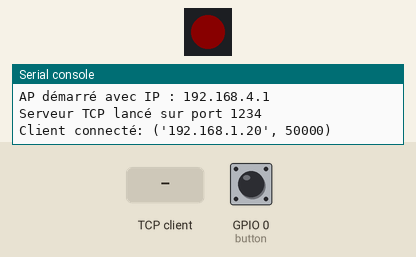
This program was run on a simulated ESP32 board running MicroPython. Shown: 1 RGB LEDs in strip order, left to right, the last lines printed to the serial console. The inputs (shaded band) are chosen by the test bench; at power-on: GPIO 0 (button) HIGH. Dim RGB values are drawn brighter than linear; the board's own WiFi access point starts at once; one TCP client connects 1 s after the port opens and stays connected.

Above: at 1.2 s.
1.3 s: the TCP client sends "CHANGE\n"
At 2.4 s:
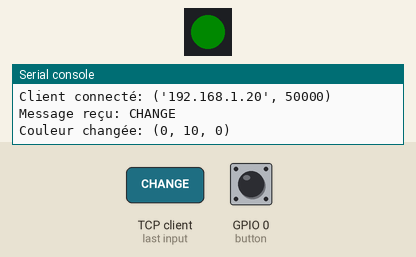
4.3 s: GPIO 0 (button) pulled LOW for 3.2 s
At 4.9 s:
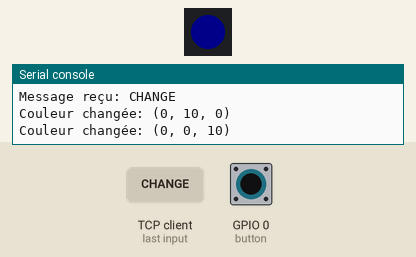
10.5 s: GPIO 0 (button) pulled LOW for 0.15 s
At 11.7 s:
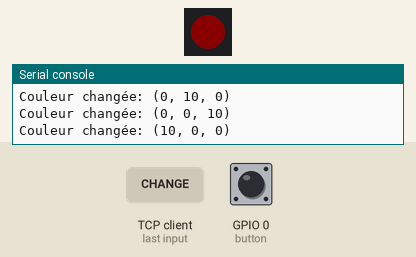
13.6 s: GPIO 0 (button) pulled LOW for 1 s
At 14.4 s:
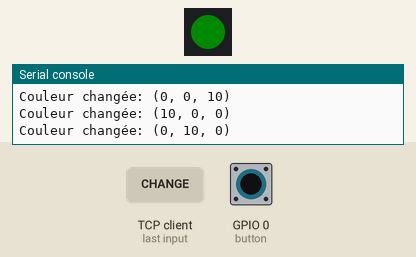
Timing chart, 0 to 18.6 s (numbered marks = the images above; inputs shaded):
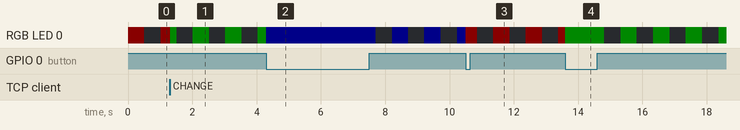

The program:

main.py
```python
from machine import Pin
from neopixel import NeoPixel
import network
import socket
import time

# --- LED setup ---
pin = Pin(48, Pin.OUT)
neo = NeoPixel(pin, 1)
colors = [(10, 0, 0), (0, 10, 0), (0, 0, 10)]
color_index = 0

# État pour le clignotement
led_on = True
last_blink = time.ticks_ms()

# --- Bouton local ---
button = Pin(0, Pin.IN, Pin.PULL_UP)

# --- WiFi point d'accès ---
ap = network.WLAN(network.AP_IF)
ap.active(True)
ap.config(essid='ESP_serveur', password='12345678', authmode=3)  # AP sécurisé
print("AP démarré avec IP :", ap.ifconfig()[0])

# --- TCP server setup ---
addr = socket.getaddrinfo('0.0.0.0', 1234)[0][-1]
server_socket = socket.socket()
server_socket.bind(addr)
server_socket.listen(1)
server_socket.setblocking(False)
print("Serveur TCP lancé sur port 1234")

# --- Applique couleur initiale ---
neo[0] = colors[color_index]
neo.write()

# --- Fonction pour changer de couleur ---
def change_color():
    global color_index
    color_index = (color_index + 1) % len(colors)
    if led_on:
        neo[0] = colors[color_index]
    else:
        neo[0] = (0, 0, 0)
    neo.write()
    print("Couleur changée:", colors[color_index])

# --- Boucle principale ---
while True:
    now = time.ticks_ms()

    # Clignotement toutes les 0.5 secondes
    if time.ticks_diff(now, last_blink) >= 500:
        led_on = not led_on
        if led_on:
            neo[0] = colors[color_index]
        else:
            neo[0] = (0, 0, 0)  # Éteint la LED
        neo.write()
        last_blink = now

    # Gestion du bouton local
    if button.value() == 0:
        change_color()
        while button.value() == 0:
            time.sleep(0.01)  # Antirebond
        time.sleep(0.2)  # Petite pause après appui

    # Gestion des connexions clients
    try:
        cl, addr = server_socket.accept()
        print("Client connecté:", addr)
        cl.settimeout(2)
        data = cl.recv(1024)
        if data:
            msg = data.decode('utf-8').strip()
            print("Message reçu:", msg)
            if msg == "CHANGE":
                change_color()
        cl.close()
    except OSError:
        pass  # Pas de client connecté

    # Petite pause pour éviter de surcharger la CPU
    time.sleep(0.01)
```
